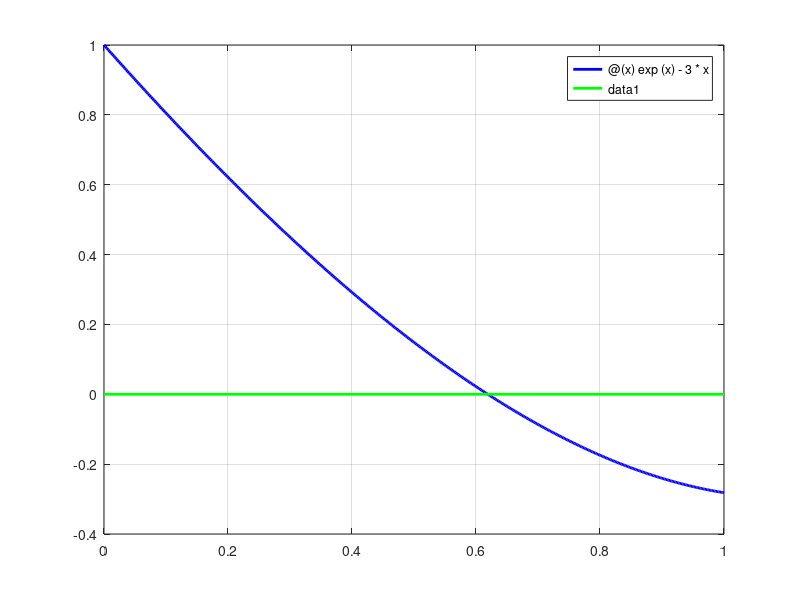

Here is the MATLAB script that generated this plot:
%NoMoreHomework

% ESCRIU NOM I COGNOMS
% NOM     = 
% COGNOMS = 
%interval inicial i funció
a = 0
b = 1
f = @(x) exp(x) - 3*x %la funció definida 'inline'

% gràfica
fplot(f,[a b],'-b','LineWidth',2)
grid on    %afegim una malla
hold on    %sobreposem una línea a l'interval
plot([a b],[0 0],'-g','LineWidth',2) 
hold off
